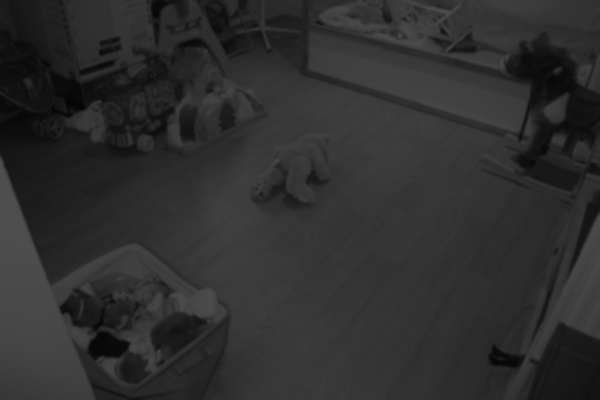
#> input picture Images_gris/Chambre/IMG_6567_gris.jpg, 600 x 400 px, found by its file name; its folder holds only this picture in this run
$ python tp1.py
#> lines starting #> are read from the running program, lines starting #| are printed output that depends on the picture; after the words box and inside, x2 and y2 are one past the last pixel; in counts of white or black regions, pixels touching at a corner belong together
import cv2
import os
import numpy as np
import matplotlib.pyplot as plt
import argparse

repertoire_source = "/home/baptiste/vision_arti/TP1/Images/"
repertoire_cible = "/home/baptiste/vision_arti/TP1/Images_gris/"
dossiers_source = ["Chambre", "Cuisine", "Salon"]

for dossier in dossiers_source:

    chemin_dossier_source = os.path.join(repertoire_source, dossier)
    chemin_dossier_cible = os.path.join(repertoire_cible, dossier)
    os.makedirs(chemin_dossier_cible, exist_ok=True)

    for fichier in os.listdir(chemin_dossier_source):
        if fichier.endswith(".JPG") or fichier.endswith(".jpg"):

            image = cv2.imread(os.path.join(chemin_dossier_source, fichier), 0)
#> image is the input picture: shape (400, 600); min 3, max 79, mean 46.6
            image = cv2.resize(image, (0, 0), fx=0.1, fy=0.1)
#> image: shape (40, 60)

            gamma = 0.8
            image_corrigee = image ** gamma
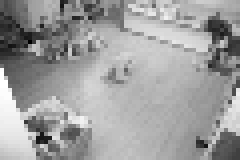
#> image_corrigee: shape (40, 60) float64 (shown 4 times larger); min 3.03, max 32.63, mean 21.4; drawn with min black and max white
            image_filtree = cv2.GaussianBlur(image_corrigee, (5, 5), 0)
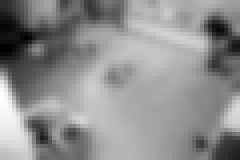
#> image_filtree: shape (40, 60) float64 (shown 4 times larger); min 8.04, max 32.11, mean 21.4; drawn with min black and max white
            image_filtree = image_filtree.astype(np.uint8)

            seuil = 50
            _, image_seuillee = cv2.threshold(image_filtree, seuil, 255, cv2.THRESH_BINARY)
#> image_seuillee: shape (40, 60); every value is 0
            _, image_otsu = cv2.threshold(image_filtree, 0, 255, cv2.THRESH_BINARY + cv2.THRESH_OTSU)
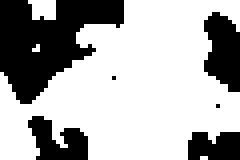
#> image_otsu: shape (40, 60) (shown 4 times larger); 67.5% white; 6 black regions (2 under 20 px), largest, box (x1, y1, x2, y2) and area: (0, 0, 31, 26) 458, (51, 3, 60, 23) 135, (7, 29, 22, 40) 104, (47, 33, 60, 40) 81

            nom_fichier_sortie = os.path.splitext(fichier)[0]

            chemin_fichier_sortie_seuil = os.path.join(chemin_dossier_cible, nom_fichier_sortie + "_seuil.jpg")
            chemin_fichier_sortie_otsu = os.path.join(chemin_dossier_cible, nom_fichier_sortie + "_otsu.jpg")
            cv2.imwrite(chemin_fichier_sortie_otsu, image_otsu)

            image_reference = cv2.imread(os.path.join(repertoire_source, dossier, "Reference.JPG"), 0)
#> (the run stopped early here; a loop or call above may not have finished)
